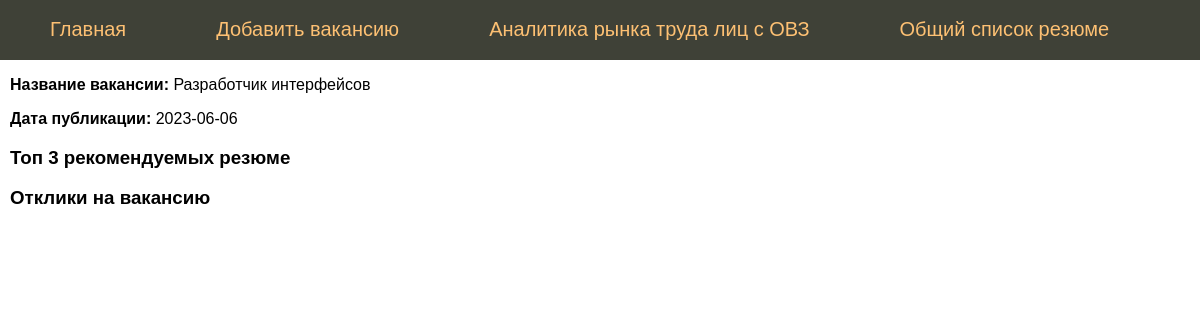
The page /vacancy/20 on the database its author committed.
### tables this page shows
CREATE TABLE mainmenu (
id integer PRIMARY KEY AUTOINCREMENT,
title text NOT NULL,
url text NOT NULL
);

CREATE TABLE "vacancy" (
	"id"	integer,
	"name"	text NOT NULL,
	"city"	text NOT NULL,
	"salary"	text NOT NULL,
	"schedule"	text NOT NULL,
	"description"	text NOT NULL,
	"time"	integer NOT NULL,
	"vacancy_vector"	TEXT,
	PRIMARY KEY("id" AUTOINCREMENT)
);

### flsite.py (the view)
@app.route("/vacancy/<int:id_vacancy>")
def showVacancy(id_vacancy):
    db = get_db()
    dbase = FDataBase(db)
    name, date = dbase.getVacancy(id_vacancy)
    vacancy_id = []
    vacancy_vector = []
    resume_id = []
    resume_vector = []
    for row in dbase.outer_join_vacancy_resume(id_vacancy):
        vacancy_id.append(row['vacancy_id'])
        vacancy_vector.append(row['vacancy_vector'])
        resume_id.append(row['resume_id'])
        resume_vector.append(row['resume_vector'])
    df = pd.DataFrame({'vacancy_id':vacancy_id, 'vacancy_vector':vacancy_vector,
                       'resume_id':resume_id, 'resume_vector':resume_vector})
    df['resume_array'] = df['resume_vector'].apply(lambda i: np.array(i.split('_')).astype('int'))
    df['vacancy_array'] = df['vacancy_vector'].apply(lambda i: np.array(i.split('_')).astype('int'))
    similarity = [df['resume_array'][i] @ df['vacancy_array'][i] / norm(df['resume_array'][i]) / norm(df['vacancy_array'][i]) for i in range(len(df))] # косинусная близость вектора резюме и вектора вакансии
    df['similarity'] = similarity
    df = df.sort_values(['similarity'], ascending=False).query("similarity >= 0.2").head(3)
    resume_id_list = f"{tuple(df.resume_id.unique())}"
    print(df)
    description = dbase.getResumeAnonceForRecommendation(resume_id_list)
    if not date:
        abort(404)
    return render_template('vacancy_page.html', menu=dbase.getMenu(), title=name, date=date, resume=description)

### FDataBase.py (called while the page is built)
    def getMenu(self):
        sql = '''SELECT * FROM mainmenu'''
        try:
            self.__cur.execute(sql)
            res = self.__cur.fetchall()
            if res: return res
        except:
            print("Ошибка чтения из БД")
        return []

    def getVacancy(self, vacancyId):
        try:
            self.__cur.execute(f"SELECT name, time FROM vacancy WHERE id = {vacancyId} LIMIT 1")
            res = self.__cur.fetchone()
            if res:
                return res
        except sqlite3.Error as e:
            print("Ошибка получения вакансии из БД "+str(e))
        return (False, False)

    def outer_join_vacancy_resume(self, vacancy_id):
        try:
            self.__cur.execute(f"""
                            SELECT v.id as "vacancy_id", v.vacancy_vector, r.id as "resume_id", r.resume_vector
                            FROM vacancy v CROSS JOIN resume r
                            WHERE v.id = {vacancy_id}
                               """)
            res = self.__cur.fetchall()
            if res:
                return res
        except sqlite3.Error as e:
            print("Ошибка получения вакансии из БД "+str(e))
        return (False, False)

    def getResumeAnonceForRecommendation(self, resume_id):
        try:
            self.__cur.execute(f"SELECT id, profession, description FROM resume WHERE id IN {resume_id}")
            res = self.__cur.fetchall()
            if res: return res
        except sqlite3.Error as e:
            print("Ошибка получения вакансии из БД "+str(e))
        return []

### flsite.py (called while the page is built)
def connect_db():
    conn = sqlite3.connect(app.config['DATABASE'])
    conn.row_factory = sqlite3.Row # Записи из БД представлены не в виде кортежей, а в виде словаря
    return conn

def get_db():
    if not hasattr(g, 'link_db'):
        g.link_db = connect_db()
    return g.link_db

### templates/vacancy_page.html (shortened to what this page needs)
{% extends 'base.html' %}
{% block content %}
{{ super() }}
<p><b>Название вакансии:</b> {{ title }} </p>
<p><b>Дата публикации:</b> {{ date }} </p>
<h3>Топ 3 рекомендуемых резюме</h3>
<h3>Отклики на вакансию</h3>
{% endblock %}

### templates/base.html (shortened to what this page needs)
<!DOCTYPE html>
<html>
<head>
</head>
<body>
{% block content %}
	{% block mainmenu %}
		<ul class="mainmenu">
			{% for p in menu %}
			<li><a href="{{p.url}}">{{p.title}}</a></li>
			{% endfor %}
		</ul>
	{% endblock mainmenu %}
	<div class="content">
{% endblock %}
</div>
</body>
</html>

### templates/base.html (style rules this page uses)
html, body { font-family: 'Arial'; margin: 0; padding 0; height: 100%; width: 100%; }
a { color: #0059b2; text-decoration: none; }
ul.mainmenu { list-style: none; background: #3F4137; height: 60px; margin: 0; padding: 0; color: #fdc073; font-size: 20px; overflow: hidden; }
ul.mainmenu li { float: left; margin: 18px 40px 0 50px; }
ul.mainmenu li a { color: #fdc073; text-decoration: none; }
div.content { margin: 10px; }

### rows shown on the page
mainmenu: title "Главная"
mainmenu: title "Добавить вакансию"
mainmenu: title "Аналитика рынка труда лиц с ОВЗ"
mainmenu: title "Общий список резюме"
vacancy: name "Разработчик интерфейсов", time "2023-06-06"
